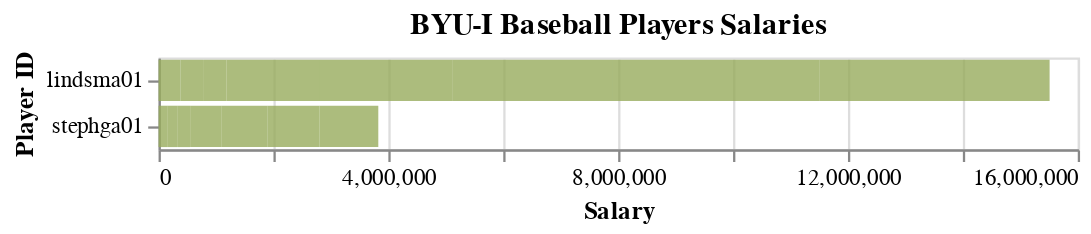

Notebook code for this chart:
### Code cell
(alt.Chart(q1_table)
    .mark_bar(color='#98AC5D', opacity=0.8)
    .encode(x = alt.X('salary', axis=alt.Axis(title='Salary')),
        y = alt.Y('playerid', axis=alt.Axis(title='Player ID'))
        )
    .properties(
        title = {'text': 'BYU-I Baseball Players Salaries'}
    )    
)

### Figure 1 — Vega-Lite specification as saved in the notebook (floating-point values rounded to 4 significant figures)
{"config": {"view": {"continuousWidth": 400, "continuousHeight": 300}}, "data": {"name": "data-2bd6df5f0ce84030f3f27b074efb4534"}, "mark": {"type": "bar", "color": "#98AC5D", "opacity": 0.8}, "encoding": {"x": {"type": "quantitative", "axis": {"title": "Salary"}, "field": "salary"}, "y": {"type": "nominal", "axis": {"title": "Player ID"}, "field": "playerid"}}, "title": {"text": "BYU-I Baseball Players Salaries"}, "$schema": "https://vega.github.io/schema/vega-lite/v4.8.1.json", "datasets": {"data-2bd6df5f0ce84030f3f27b074efb4534": [{"playerid": "stephga01", "salary": 150000, "teamid": "PHI", "yearid": 1997, "schoolid": "idbyuid"}, {"playerid": "stephga01", "salary": 185000, "teamid": "PHI", "yearid": 1998, "schoolid": "idbyuid"}, {"playerid": "stephga01", "salary": 215000, "teamid": "SLN", "yearid": 1999, "schoolid": "idbyuid"}, {"playerid": "lindsma01", "salary": 380000, "teamid": "FLO", "yearid": 2007, "schoolid": "idbyuid"}, {"playerid": "lindsma01", "salary": 395000, "teamid": "FLO", "yearid": 2008, "schoolid": "idbyuid"}, {"playerid": "lindsma01", "salary": 410000, "teamid": "FLO", "yearid": 2009, "schoolid": "idbyuid"}, {"playerid": "stephga01", "salary": 550000, "teamid": "SLN", "yearid": 2000, "schoolid": "idbyuid"}, {"playerid": "stephga01", "salary": 800000, "teamid": "SLN", "yearid": 2003, "schoolid": "idbyuid"}, {"playerid": "stephga01", "salary": 900000, "teamid": "SLN", "yearid": 2002, "schoolid": "idbyuid"}, {"playerid": "stephga01", "salary": 1025000, "teamid": "SLN", "yearid": 2001, "schoolid": "idbyuid"}, {"playerid": "lindsma01", "salary": 1625000, "teamid": "HOU", "yearid": 2010, "schoolid": "idbyuid"}, {"playerid": "lindsma01", "salary": 2300000, "teamid": "CHA", "yearid": 2013, "schoolid": "idbyuid"}, {"playerid": "lindsma01", "salary": 2800000, "teamid": "COL", "yearid": 2011, "schoolid": "idbyuid"}, {"playerid": "lindsma01", "salary": 3600000, "teamid": "BAL", "yearid": 2012, "schoolid": "idbyuid"}, {"playerid": "lindsma01", "salary": 4000000, "teamid": "CHA", "yearid": 2014, "schoolid": "idbyuid"}]}}
